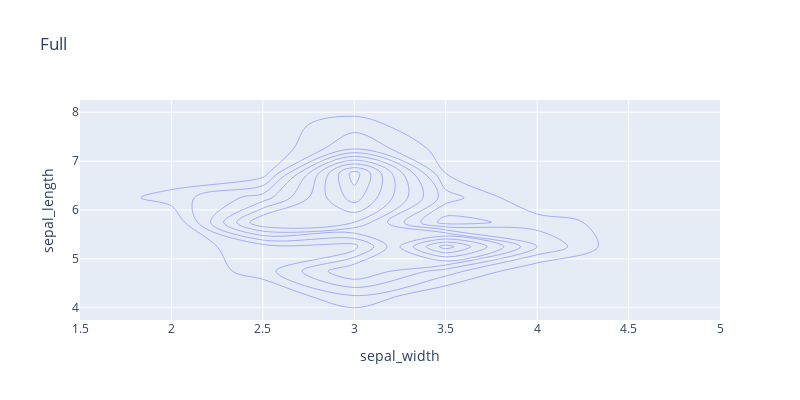

Notebook cell for this chart:
### Markdown cell above
4. Plot the distribution of the first two variables for the full data set, the train set, and the test set, do you notice any differences? what does it mean for the evaluation of our model ?

Hint: you can use plotly's [density_contour](https://plotly.com/python-api-reference/generated/plotly.express.density_contour.html)

### Code cell
fig = px.density_contour(data, 'sepal_width', 'sepal_length', title = 'Full', height=400,width=800)
fig.show()

### Figure 1 — Plotly figure (JSON) as saved in the notebook; plotly's stock layout.template omitted (floating-point values rounded to 4 significant figures; data arrays with more than 128 entries replaced by an {"elided": "..."} marker saying what was removed)
{"data": [{"contours": {"coloring": "none"}, "hovertemplate": "sepal_width=%{x}<br>sepal_length=%{y}<br>count=%{z}<extra></extra>", "legendgroup": "", "line": {"color": "#636efa"}, "name": "", "showlegend": false, "type": "histogram2dcontour", "x": {"elided": "150 float values"}, "xaxis": "x", "xbingroup": "x", "y": {"elided": "150 float values"}, "yaxis": "y", "ybingroup": "y"}], "layout": {"height": 400, "legend": {"tracegroupgap": 0}, "title": {"text": "Full"}, "width": 800, "xaxis": {"anchor": "y", "domain": [0, 1], "title": {"text": "sepal_width"}}, "yaxis": {"anchor": "x", "domain": [0, 1], "title": {"text": "sepal_length"}}}}
